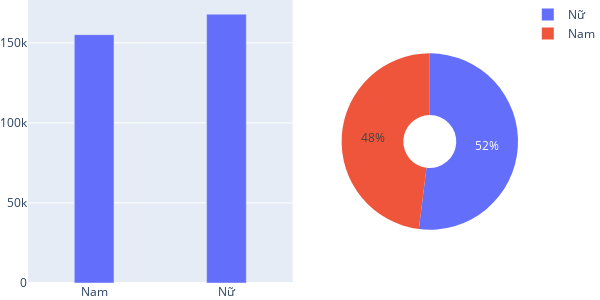

Notebook code for this chart:
### Code cell
SoSanhDoanhThu('Gender')

### Figure 1 — Plotly figure (JSON) as saved in the notebook; plotly's stock layout.template omitted (floating-point values rounded to 4 significant figures)
{"data": [{"showlegend": false, "type": "bar", "width": 0.3, "x": ["Nam", "Nữ"], "xaxis": "x", "y": [155100.0, 167900.0], "yaxis": "y"}, {"domain": {"x": [0.64, 1], "y": [0, 1]}, "hole": 0.3, "labels": ["Nam", "Nữ"], "showlegend": true, "type": "pie", "values": [155100.0, 167900.0]}], "layout": {"annotations": [{"font": {"size": 16}, "showarrow": false, "text": "So Sánh Theo Tổng", "x": 0.27, "xanchor": "center", "xref": "paper", "y": 1, "yanchor": "bottom", "yref": "paper"}, {"font": {"size": 16}, "showarrow": false, "text": "So Sánh Theo Tỷ Lệ", "x": 0.82, "xanchor": "center", "xref": "paper", "y": 1, "yanchor": "bottom", "yref": "paper"}], "height": 300, "margin": {"b": 0, "l": 0, "r": 0, "t": 0}, "title": {"text": "BIỂU ĐỒ SO SÁNH DOANH THU THEO: Gender"}, "width": 600, "xaxis": {"anchor": "y", "domain": [0, 0.54]}, "yaxis": {"anchor": "x", "domain": [0, 1]}}}
